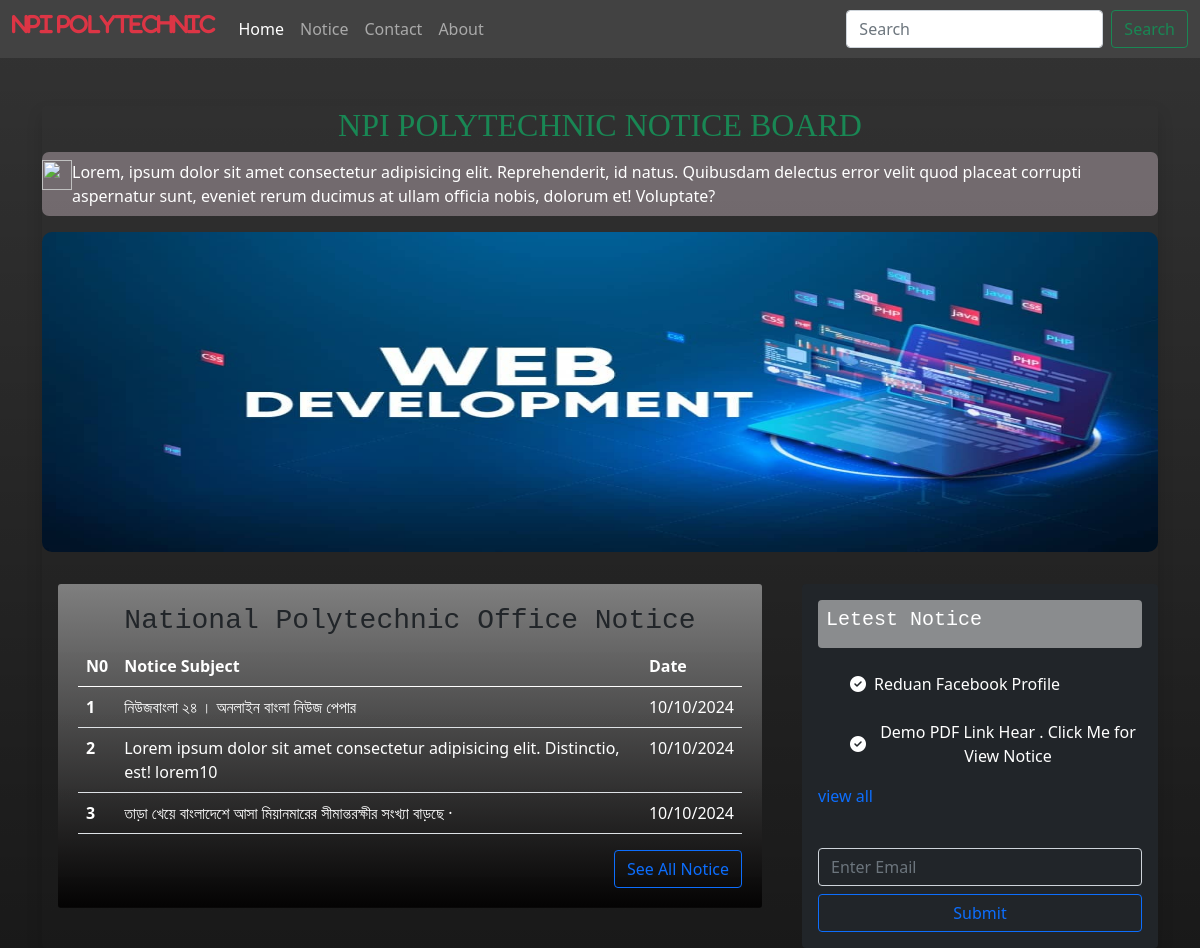
The page / on the database its author committed.
### tables this page shows
CREATE TABLE `slider` (
  `slider_id` int(11) NOT NULL,
  `slider_img` varchar(5000) NOT NULL,
  `slider_link` varchar(5000) NOT NULL
);

CREATE TABLE `notice_area` (
  `notice_id` int(11) NOT NULL,
  `notice_title` text NOT NULL,
  `notice_link` varchar(5000) NOT NULL
);

CREATE TABLE `latest_notice` (
  `latest_notice_id` int(11) NOT NULL,
  `lt_title` text NOT NULL,
  `lt_link` varchar(5000) NOT NULL
);

### admin/class/function.php (called while the page is built, shortened)
<?php
class personal
{
    private $conn;
    public function __construct()
    {
        $dbhost = 'localhost';
        $dbuser = 'root';
        $dbpass = "";
        $dbname = 'npi';
        $this->conn = mysqli_connect($dbhost, $dbuser, $dbpass, $dbname);
    }
    public function notice_display_limited(){
        $query = "SELECT * FROM notice_area ORDER BY notice_id DESC LIMIT 5";
        if(mysqli_query($this->conn, $query)) {
            $view = mysqli_query($this->conn, $query);
            return $view;
        }
    }
   public function latest_notice_display_limited(){
    $query = "SELECT * FROM latest_notice";
        if(mysqli_query($this->conn, $query)) {
            $view = mysqli_query($this->conn, $query);
            return $view;
        }
    }
        public function slider_display(){
            $query = "SELECT * FROM slider";
                if(mysqli_query($this->conn, $query)) {
                    $view = mysqli_query($this->conn, $query);
                    return $view;
                }
            }
}
?>

### include/main_notice.php (the view, shortened to what this page needs)
<?php
$notic_info = $obj->notice_display_limited();
$serial_no = 0;
?>
<div class="col-md-8">
    <div class=" rounded p-3 mr-0 notice_box">
        <div class="static_notice ">
            <h3 class="text-center" style="font-family: 'Courier New', Courier, monospace;">National Polytechnic Office Notice</h3>
            <table class="table table-responsive">
                <thead class="text-white">
                    <tr>
                        <th scope="col" style="width: 5%;">N0</th>
                        <th scope="col" > Notice Subject </th>
                        <th scope="col" style="width: 14%;" class="notice_date">Date</th>
                    </tr>
                </thead>
                <tbody class="text-white">
                <?php while ($main_notice = mysqli_fetch_assoc($notic_info)) {
                $serial_no++; ?>
                    <tr>
                        <th scope="row"><?php echo $serial_no; ?></th>
                        <td>
                            <a href="<?php echo $main_notice['notice_link']; ?> " target="_blank" class="text-white m-0 p-0 notice_title"><?php echo $main_notice['notice_title']; ?> </a>
                        </td>
                        <td class="notice_date">10/10/2024</td>
                    </tr>
                    <?php } ?>
                </tbody>
            </table>
            <div class="d-grid gap-2 d-md-flex justify-content-md-end">
                <button class=" btn btn-outline-primary ">See All Notice</button>
            </div>
        </div>
    </div>
</div>

### include/head.php (shortened to what this page needs)
<!doctype html>
<html lang="en">
<head>
    <link href="https://cdn.jsdelivr.net/npm/bootstrap@5.0.2/dist/css/bootstrap.min.css" rel="stylesheet">
    <link rel="stylesheet" href="https://cdnjs.cloudflare.com/ajax/libs/font-awesome/6.5.1/css/all.min.css" />
    <link rel="stylesheet" href="admin/vendors/css/style.css">
    <link rel="stylesheet" href="https://cdnjs.cloudflare.com/ajax/libs/slick-carousel/1.9.0/slick.min.css" />
    <link rel="stylesheet" href="https://cdnjs.cloudflare.com/ajax/libs/slick-carousel/1.9.0/slick-theme.min.css" />
</head>
<body class="container_style">

### include/top_nav.php (shortened to what this page needs)
<div class="top_navbar ">
    <nav class="navbar navbar-expand-lg navbar-dark" style="background-color: #424242!important;">
        <div class="container-fluid">
            <a class="navbar-brand text-danger h3 text-uppercase fw-bold" href="index.php" style="font-family: 'FontAwesome';">NPI Polytechnic</a>
            <div class="collapse navbar-collapse" id="navbarSupportedContent">
                <ul class="navbar-nav me-auto mb-2 mb-lg-0">
                    <li class="nav-item">
                        <a class="nav-link active" aria-current="page" href="index.php">Home</a>
                    </li>
                    <li class="nav-item">
                        <a class="nav-link" aria-current="page" href="notice.html">Notice</a>
                    </li>
                    <li class="nav-item">
                        <a class="nav-link" aria-current="page" href="contact.php">Contact</a>
                    </li>
                    <li class="nav-item">
                        <a class="nav-link" aria-current="page" href="#">About</a>
                    </li>
                </ul>
                <form class="d-flex">
                    <input class="form-control me-2" type="search" placeholder="Search" aria-label="Search">
                    <button class="btn btn-outline-success" type="submit">Search</button>
                </form>
            </div>
        </div>
    </nav>
</div>

### index.php
<?php
include_once("admin/class/function.php");
$obj = new personal();
?>
<?php include_once("include/head.php"); ?>
<?php include_once("include/top_nav.php"); ?>
<div class="container">
    <div class="shadow rounded ">
        <section class="notice_section">
            <h2 class="text-center text-success mt-5" style="font-family: cursive;">NPI POLYTECHNIC NOTICE BOARD</h2>
            <?php include_once("include/anounsment.php");  ?>
            <?php include_once("include/slider.php"); ?>
            <div class="row">
                <?php include_once("include/main_notice.php"); ?>
                <?php include_once("include/latest_notice.php"); ?>
            </div>
        </section>
    </div>
</div>
<?php  include_once("include/js.php") ?>

### include/anounsment.php
<div class="d-flex py-2" style="width:100%; background-color:rgba(240, 218, 229, 0.35); border-radius: 7px;">
    <img src="https://metaforce24.com/assets/user/images/aa_new_lv.png" alt="" style="width:30px;height:30px">
    <marquee class="text-white">Lorem, ipsum dolor sit amet consectetur adipisicing elit. Reprehenderit, id natus. Quibusdam delectus error velit quod placeat corrupti aspernatur sunt, eveniet rerum ducimus at ullam officia nobis, dolorum et! Voluptate?</marquee>
</div>

### include/slider.php (shortened to what this page needs)
<?php
  $slider_info = $obj->slider_display();
?>
<div class="my_slider mb-3 mt-3">
  <?php while($slider = mysqli_fetch_assoc($slider_info)){ ?>
    <div class="text-white">
        <a href="<?php echo $slider['slider_link']; ?>" class="">
        <img src="admin/upload/<?php echo $slider['slider_img']; ?>" style="height: 40vh; width: 100%; border-radius: 10px; " alt="" class="slick_slider">
        </a>
    </div>
    <?php } ?>
</div>

### include/latest_notice.php (shortened to what this page needs)
<?php
$notic_info = $obj ->latest_notice_display_limited();
?>
<div class="col-12 col-md-4 col-lg-4">
    <div class=" rounded p-3 ms-0 mt-3 bg-dark text-white">
        <div class="p-2 rounded mb-4" style="background-color: #ffffff78!important;">
            <h5 class=" title " style="font-family: 'Courier New', Courier, monospace;">
                Letest Notice
            </h5>
        </div>
        <div class="latestnews">
        <marquee behavior="scroll" align="center" direction="up" scrollamount="1" scrolldelay="30" truespeed="" onmouseover="this.setAttribute('scrollamount', 0, 0);" onmouseout="this.setAttribute('scrollamount', 1, 0);" >
        <ul>
            <?php while($notice = mysqli_fetch_assoc($notic_info)){ ?>
            <li class="d-flex align-items-center mt-4">
                <i class="fa-sharp fa-solid fa-circle-check me-2"></i>
                    <div class="menu_link ">
                        <a target="_blank" class="text-white" href="<?php echo $notice['lt_link']; ?>" class="">
                            <?php echo $notice['lt_title']; ?>
                        </a>
                    </div>
            </li>
            <?php } ?>
        </ul>
    </marquee>
    <span class="more"><a href="https://www.dpp.gov.bd/bgpress/index.php/page/news">view all</a></span>
    <p>&nbsp;</p>
</div>
        <form action="" method="post">
            <div class="d-grid gap-2">
                <input type="email" class="rounded form-control text-white" name="sub_email" style="background: transparent;" placeholder="Enter Email">
                <input type="submit" class="btn btn-outline-primary btn-block" name="subscribe_now">
            </div>
        </form>
    </div>
</div>

### include/js.php (shortened to what this page needs)
</body>
</html>

### include/main_notice.php (style rules this page uses)
.notice_title { text-align:justify; }
.notice_box { padding: 1rem!important; }

### rows shown on the page
slider: slider_img (picture)
notice_area: notice_title "নিউজবাংলা ২৪ । অনলাইন বাংলা নিউজ পেপার"
notice_area: notice_title "Lorem ipsum dolor sit amet consectetur adipisicing elit. Distinctio, est! lorem10"
notice_area: notice_title "তাড়া খেয়ে বাংলাদেশে আসা মিয়ানমারের সীমান্তরক্ষীর সংখ্যা বাড়ছে ·"
latest_notice: lt_title "Reduan Facebook Profile"
latest_notice: lt_title "Demo PDF Link Hear . Click Me for View Notice"
